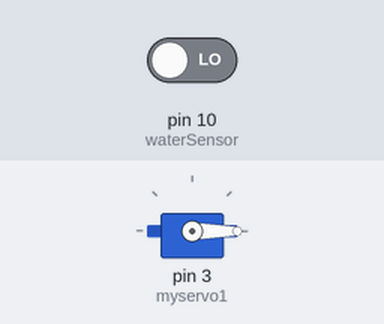
The sketch below on a simulated Arduino Uno, built with avr-gcc and run on an emulated ATmega328P. Shown: servo. Inputs (shaded band) come from the test bench; at power-on: pin 10 (waterSensor) LOW.

Above: at 1.2 s.
1.3 s: pin 10 (waterSensor) driven HIGH
At 1.9 s:
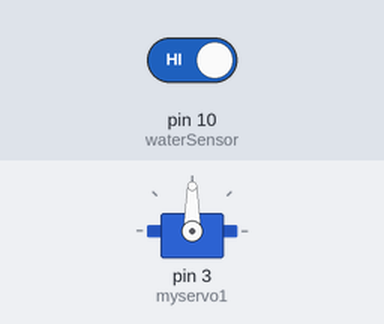
2.8 s: pin 10 (waterSensor) driven LOW
At 3.1 s:
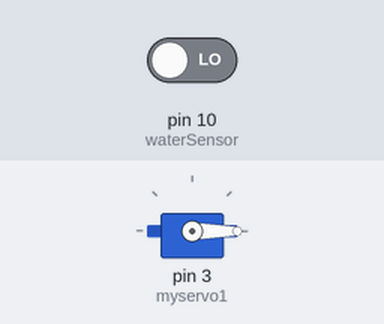
Timing chart, 0 to 5.8 s (numbered marks = the images above; inputs shaded):
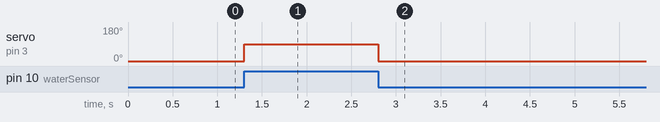

The sketch:

water.ino
```cpp
#include <Servo.h>
#define waterSensor 10
int pos = 0;


Servo myservo1;


void setup() {
   pinMode(waterSensor, INPUT); // water sensor input
   myservo1.attach(3);
}

void loop() {

   if(digitalRead(waterSensor) == HIGH)
   {

         myservo1.write(90);
   }
   else
   {
         myservo1.write(0);
   }
}
```

Measured:
- after the input at 1.3 s, servo on pin 3 (myservo1): 0° → 90° at once
- after the input at 2.8 s, servo on pin 3 (myservo1): 90° → 0° at once
